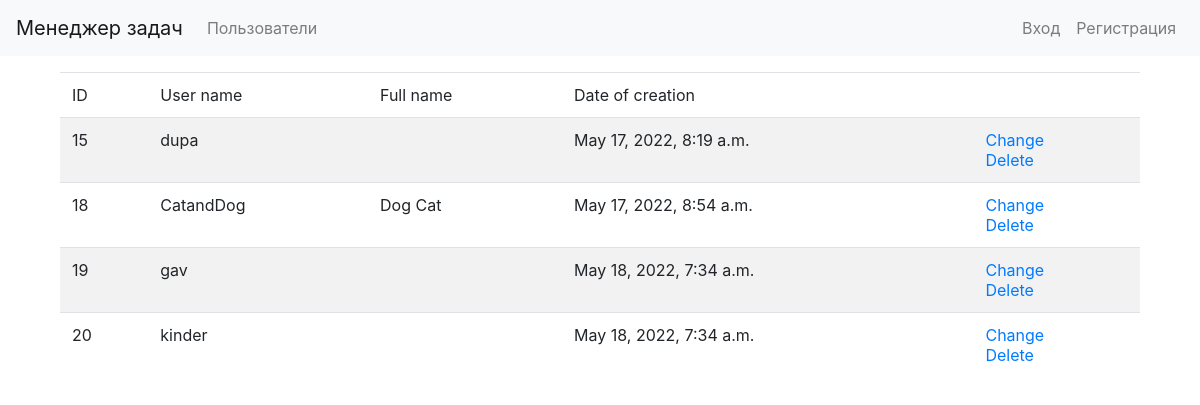
/users/, run on an earlier commit of the app's database.
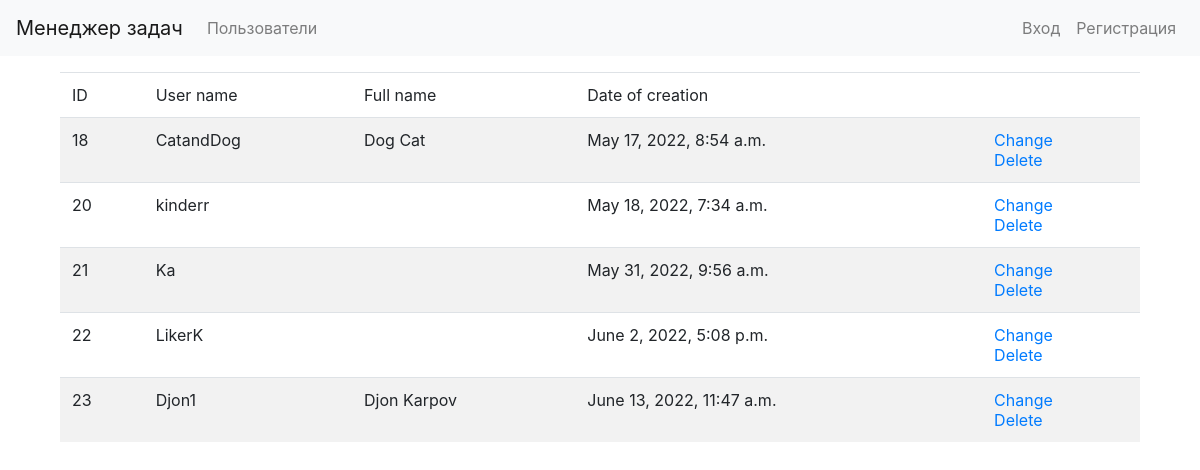
And on a later commit of the database.
### task_manager/users/models.py (models this page shows, shortened)
class User(AbstractUser):
    class Meta:
        verbose_name = gettext_lazy('User')
        verbose_name_plural = gettext_lazy('Users')
        ordering = ['id']

### task_manager/users/views.py (the view)
# urls.py: path('users/', UserList.as_view(), name='list'),
class UserList(ListView):
    model = User
    template_name = USER
    context_object_name = 'users'
    def get_context_data(self, **kwargs):
        context = super().get_context_data(**kwargs)
        context[TITLE] = LIST_TITLE
        return context

### task_manager/templates/users.html (shortened to what this page needs)
{% extends 'base.html' %}
{% load i18n %}
{% block content %}
<div class="container wrapper">
    <table class="table table-striped">
        <thead>
            <tr>
                <td>ID</td>
                <td>{% translate "User name" %}</td>
                <td>{% translate "Full name" %}</td>
                <td>{% translate "Date of creation" %}</td>
                <td></td>
            </tr>
        </thead>
        <tbody>
            {% for user in users %}
            <tr>
                <td>{{ user.id }}</td>
                <td>{{ user.username }}</td>
                <td>{{ user.first_name }} {{ user.last_name }}</td>
                <td>{{ user.date_joined }}</td>
                <td>
                    <a href="{% url 'users:change' user.id %}">{% translate "Change" %}</a>
                    <br>
                    <a href="{% url 'users:delete' user.id %}">{% translate "Delete" %}</a>
                </td>
            </tr>
            {% endfor %}
        </tbody>
    </table>
</div>
{% endblock %}

### task_manager/templates/base.html (shortened to what this page needs)
{% load i18n %}
{% load bootstrap4 %}
{% bootstrap_css %}
<!doctype html>
<html lang="en">
  <head>
  </head>
  <body class="d-flex flex-column min-vh-100">
    <nav class="navbar navbar-expand-lg navbar-light bg-light mb-3">
      <a class="navbar-brand" href="/">Менеджер задач</a>
      <div class="navbar-collapse collapse" id="navbarToggleExternalContent" style>
        <ul class="navbar-nav mr-auto">
          <li class="nav-item">
            <a class="nav-link" href="{% url 'users:list' %}">Пользователи</a>
          </li>
        </ul>
        <ul class="navbar-nav">
        {% if user.is_authenticated %}
          <li class="nav-item">
            <span class="nav-link">{{ user.username }}</span>
          </li>
          <li class="nav-item">
            <a class="nav-link" href="{% url 'logout' %}">Выход</a>
          </li>
        {% else %}
            <li class="nav-item">
              <a class="nav-link" href="{% url 'login' %}">Вход</a>
            </li>
            <li class="nav-item">
              <a class="nav-link" href="{% url 'users:create' %}">Регистрация</a>
            </li>
        {% endif %}
        </ul>
      </div>
    </nav>
    <div class="container wrapper flex-grow-1">
      {% block content %}{% endblock %}
    </div>
  </body>
</html>

What changed in the data, as far as the page shows it:
removed User: id "15", username "dupa", date_joined "May 17, 2022, 8:19 a.m."
removed User: id "19", username "gav", date_joined "May 18, 2022, 7:34 a.m."
changed User id 20: username "kinder" → "kinderr"
added User: id "21", username "Ka", date_joined "May 31, 2022, 9:56 a.m."
added User: id "22", username "LikerK", date_joined "June 2, 2022, 5:08 p.m."
added User: id "23", username "Djon1", first_name "Djon", last_name "Karpov", date_joined "June 13, 2022, 11:47 a.m."
